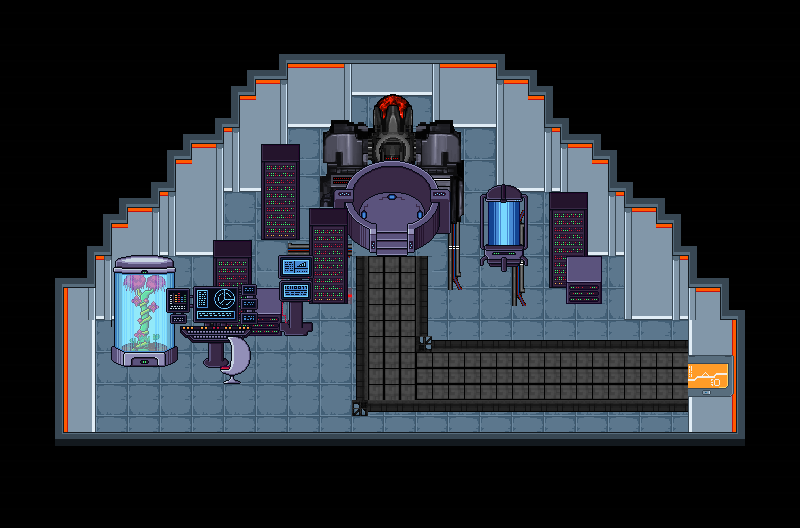

The image is a tile-based game level rendered from a .tmx file. Its description and source (layers, tilesets, objects; grid data summarised) follow:
An orthogonal 50x33 tile map with 16x16 px tiles, 17 tile layers (black_ground, ground, wire_ground, Wall delimitation, ...), 5 tilesets and 8 objects (SpawnEmmaSalon, Spawn, ExitTeleporter, EntranceTeleporter, EntranceFirewall, ...).

<map version="1.10" tiledversion="1.10.0" orientation="orthogonal" renderorder="right-down" width="50" height="33" tilewidth="16" tileheight="16" infinite="0" nextlayerid="23" nextobjectid="17">
 <tileset firstgid="1" source="../tsx/tuile_3.tsx" />
 <tileset firstgid="2305" name="tuile-4" tilewidth="16" tileheight="16" tilecount="2304" columns="48">
  <image source="../../tuile_3.png" width="768" height="768" />
 </tileset>
 <tileset firstgid="4609" source="../tsx/tuile_2.tsx" />
 <tileset firstgid="6913" source="../tsx/tuile_4.tsx" />
 <tileset firstgid="8209" source="../tsx/tuile_1.tsx" />
 <layer id="19" name="black_ground" width="50" height="33">
  <data>[1650 cells, 1650 non-empty, 7 distinct tile ids]</data>
 </layer>
 <layer id="20" name="ground" width="50" height="33">
  <data>[1650 cells, 575 non-empty, 11 distinct tile ids]</data>
 </layer>
 <layer id="11" name="wire_ground" width="50" height="33">
  <data>[1650 cells, 74 non-empty, 24 distinct tile ids]</data>
 </layer>
 <layer id="3" name="Wall delimitation" width="50" height="33">
  <data>[1650 cells, 188 non-empty, 25 distinct tile ids]</data>
 </layer>
 <layer id="4" name="Wall" width="50" height="33">
  <data>[1650 cells, 244 non-empty, 14 distinct tile ids]</data>
 </layer>
 <layer id="12" name="wall_fan" width="50" height="33">
  <data>[1650 cells, 0 non-empty, 0 distinct tile ids]</data>
 </layer>
 <layer id="7" name="Teleporter-wire" width="50" height="33">
  <data>[1650 cells, 8 non-empty, 8 distinct tile ids]</data>
 </layer>
 <layer id="5" name="Pillar Wall" width="50" height="33">
  <data>[1650 cells, 78 non-empty, 8 distinct tile ids]</data>
 </layer>
 <layer id="1" name="Teleporter-machine" width="50" height="33">
  <data>[1650 cells, 61 non-empty, 49 distinct tile ids]</data>
 </layer>
 <layer id="6" name="Teleporter" width="50" height="33">
  <data>[1650 cells, 120 non-empty, 120 distinct tile ids]</data>
 </layer>
 <layer id="13" name="server" width="50" height="33">
  <data>[1650 cells, 72 non-empty, 18 distinct tile ids]</data>
 </layer>
 <layer id="14" name="small_server" width="50" height="33">
  <data>[1650 cells, 24 non-empty, 12 distinct tile ids]</data>
 </layer>
 <layer id="8" name="teleporter_computer" width="50" height="33">
  <data>[1650 cells, 49 non-empty, 42 distinct tile ids]</data>
 </layer>
 <layer id="9" name="computer_chair" width="50" height="33">
  <data>[1650 cells, 28 non-empty, 27 distinct tile ids]</data>
 </layer>
 <layer id="15" name="Calque de Tuiles 14" width="50" height="33">
  <data>[1650 cells, 21 non-empty, 21 distinct tile ids]</data>
 </layer>
 <layer id="16" name="stairs" width="50" height="33">
  <data>[1650 cells, 12 non-empty, 12 distinct tile ids]</data>
 </layer>
 <layer id="21" name="Collisions" width="50" height="33">
  <data>[1650 cells, 1332 non-empty, 1 distinct tile ids]</data>
 </layer>
 <objectgroup id="22" name="Waypoints">
  <object id="11" name="SpawnEmmaSalon" x="112.859" y="423.606">
   <point />
  </object>
  <object id="5" name="Spawn" x="389.594" y="226.49">
   <point />
  </object>
  <object id="3" name="ExitTeleporter" x="357.333" y="204.667" width="74" height="50" />
  <object id="2" name="EntranceTeleporter" x="390" y="219.333">
   <point />
  </object>
  <object id="4" name="EntranceFirewall" x="642" y="343.333" width="92" height="58" />
  <object id="1" name="ExitFirewall" x="675.333" y="378">
   <point />
  </object>
  <object id="14" name="AucuneInteraction" x="338.539" y="468.553" width="48" height="35.3333" />
  <object id="16" name="SpawnCaporal" x="282.919" y="488.538">
   <point />
  </object>
 </objectgroup>
</map>
